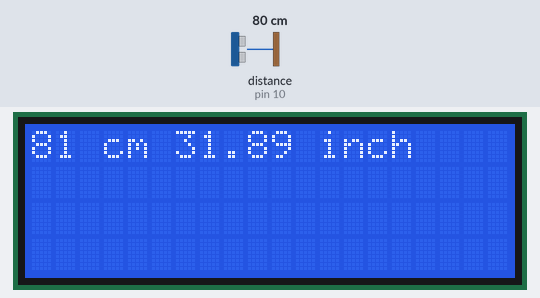
Bench run of a sketch on a simulated Arduino Uno, built with avr-gcc and run on an emulated ATmega328P. Parts: 20×4 character LCD. The inputs (shaded band) are chosen by the test bench; at power-on: distance to the obstacle (sensor on pin 10) 80 cm. The echo pulse lasts 58.3 µs per cm; what the sketch prints to the serial monitor is not drawn.

Above: at 1.2 s.
1.3 s: distance to the obstacle (sensor on pin 10) set to 2 cm
At 2.8 s:
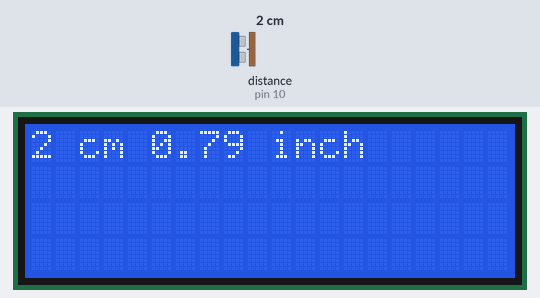
3.1 s: distance to the obstacle (sensor on pin 10) set to 4 cm
At 3.5 s:
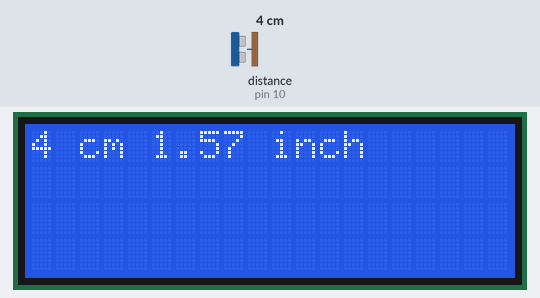
4.7 s: distance to the obstacle (sensor on pin 10) set to 9 cm
At 5.4 s:
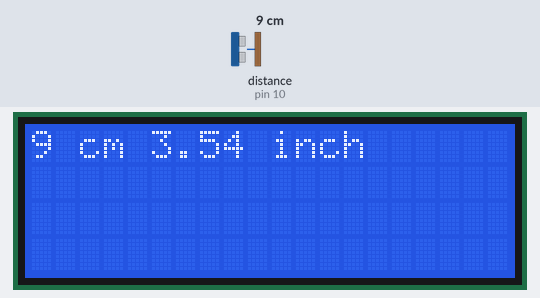
Timing chart, 0 to 7.7 s (numbered marks = the images above; inputs shaded):
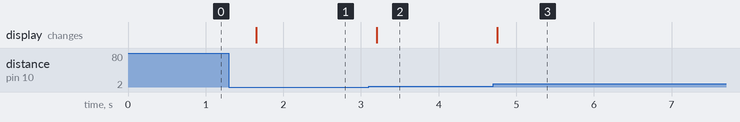

Measured:
- after the input at 1.3 s, the display: changes after 0.35 s (image 1)
- after the input at 3.1 s, the display: changes after 0.10 s (image 2)
- after the input at 4.7 s, the display: changes after 0.06 s (image 3)

The sketch:

ultrasonic_sensor.ino
```cpp
#include "NewPing.h"
#define TRIGGER_PIN 9
#define ECHO_PIN 10
#define MAX_DISTANCE 400
#define BUZZER 8

#include <Wire.h>
#include <LiquidCrystal_I2C.h>

LiquidCrystal_I2C lcd(0x27, 20, 4);
NewPing sonar(TRIGGER_PIN, ECHO_PIN, MAX_DISTANCE);

void setup()
{
  Serial.begin(9600);
  lcd.init();
  lcd.backlight();
}

void loop()
{
  lcd.clear();
  int ping = sonar.ping_cm();
  Serial.print("Distance = ");
  Serial.print(ping);
  Serial.println(" cm");
  lcd.print(ping);
  lcd.print(" cm ");
  lcd.print(ping / 2.54);
  lcd.print(" inch");
  delay(500);
}
```
